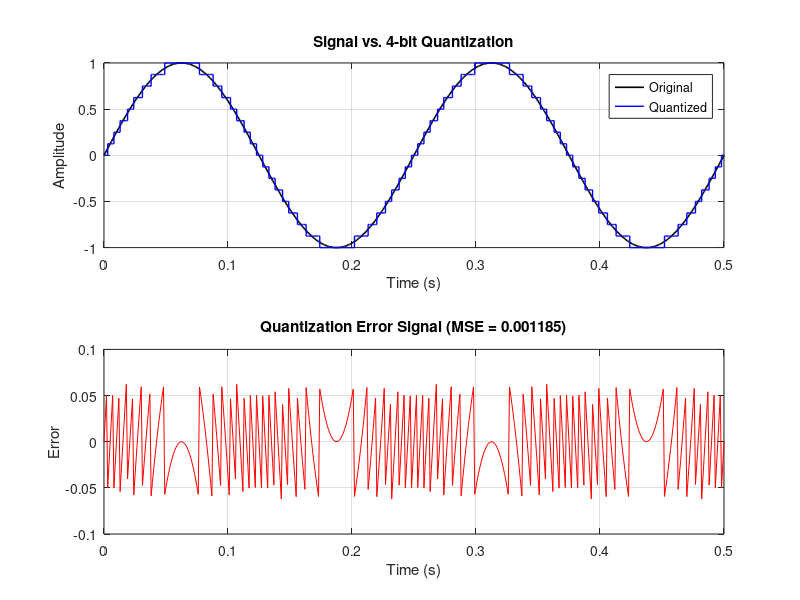

Recreate this plot in MATLAB.
% --- Problem 8: Quantization Error Analysis ---
clc; clear; close all;
fs = 1000;                    
t = 0:1/fs:0.5;                
f = 4;                         
x = sin(2 * pi * f * t);       

% 1. Quantization Setup
n_bits = 4;                    
Vmax = 1; Vmin = -1;
L = 2^n_bits;
delta = (Vmax - Vmin) / L;     

% 2. Quantize the signal
xq = round(x / delta) * delta;

% 3. Compute Quantization Error
q_error = x - xq;

% 4. Calculate Mean Squared Error (MSE)
mse_val = mean(q_error.^2);

% --- Plotting ---
figure('Name', 'Problem 8: Quantization Error Analysis');

% Subplot 1: Signal Comparison
subplot(2,1,1);
plot(t, x, 'k', 'LineWidth', 1.2); hold on;
stairs(t, xq, 'b', 'LineWidth', 1);
grid on;
title(['Signal vs. ', num2str(n_bits), '-bit Quantization']);
legend('Original', 'Quantized');
xlabel('Time (s)'); ylabel('Amplitude');

% Subplot 2: Error Signal
subplot(2,1,2);
plot(t, q_error, 'r');
grid on;
title(['Quantization Error Signal (MSE = ', num2str(mse_val, '%.6f'), ')']);
xlabel('Time (s)'); ylabel('Error');

% Display MSE in Command Window
fprintf('The Mean Squared Error (MSE) for %d bits is: %f\n', n_bits, mse_val);
